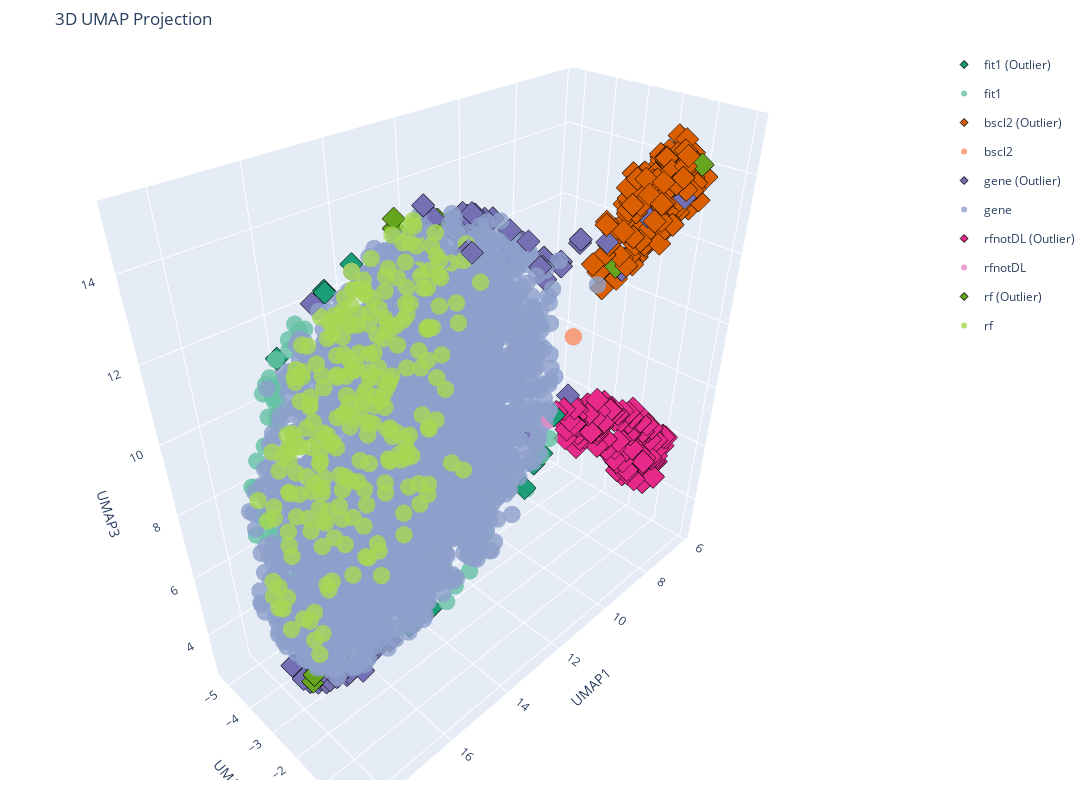

Here is the notebook cell this chart was saved with:
### Markdown cell above
### UMAP

We see very similar phenomena in the UMAP plot as in the PCA plot.

![image](plots/umap_3d_scatter.png)

### Code cell
from umap import UMAP


def perform_umap(data, n_components=3, n_neighbors=200, min_dist=0.8):
    """Perform UMAP dimensionality reduction on the input data."""
    umap_model = UMAP(
        n_components=n_components,
        n_neighbors=n_neighbors,
        min_dist=min_dist,
    )
    umap_result = umap_model.fit_transform(data)
    return umap_result


# Perform UMAP and create DataFrame
X_umap = perform_umap(df_data)
umap_df = create_dimension_reduction_df(X_umap, 3, "UMAP", df)

# Plot UMAP results
umap_fig = plot_3d_scatter(
    umap_df,
    "UMAP1",
    "UMAP2",
    "UMAP3",
    title="3D UMAP Projection",
    type_col="type",
    outlier_col="both_outlier",
    filename="plots/umap_3d_scatter",
)

### Figure 1 — Plotly figure (JSON) as saved in the notebook; plotly's stock layout.template omitted (floating-point values rounded to 4 significant figures; data arrays with more than 128 entries replaced by an {"elided": "..."} marker saying what was removed)
{"data": [{"customdata": [["fit1", 5, 1, 97, 3, 17.1, true, true, true], ["fit1", 7, 1, 145, 3, 15.71, true, true, true], ["fit1", 9, 1, 193, 4, 17.54, true, true, true], ["fit1", 15, 1, 337, 4, 15.23, true, true, true], ["fit1", 11, 1, 241, 6, 16.1, true, true, true], ["fit1", 3, 1, 49, 9, 15.9, true, true, true], ["fit1", 5, 1, 97, 9, 14.98, true, true, true], ["fit1", 7, 1, 145, 9, 15.8, true, true, true], ["fit1", 9, 1, 193, 9, 15.26, true, true, true], ["fit1", 11, 1, 241, 10, 15.27, true, true, true]], "hovertemplate": "<b>type</b>: %{customdata[0]}<br><b>row</b>: %{customdata[1]}<br><b>col</b>: %{customdata[2]}<br><b>well</b>: %{customdata[3]}<br><b>set</b>: %{customdata[4]}<br><b>euclidean_distance</b>: %{customdata[5]}<br><b>euclidean_outlier</b>: %{customdata[6]}<br><b>isolation_forest_outlier</b>: %{customdata[7]}<br><b>both_outlier</b>: %{customdata[8]}<br><extra></extra>", "legendgroup": "fit1 (Outlier)", "marker": {"color": "rgb(27,158,119)", "line": {"color": "black", "width": 1}, "opacity": 1, "size": 6, "symbol": "diamond"}, "mode": "markers", "name": "fit1 (Outlier)", "type": "scatter3d", "x": [15.25, 14.78, 15.41, 14.1, 15.12, 11.95, 11.93, 12.62, 11.65, 16.22], "y": [-2.012, -1.716, -3.922, -4.689, -4.364, -0.7577, -0.9983, -0.6632, -0.6919, -4.825], "z": [4.158, 4.666, 12.9, 12.84, 12.67, 8.534, 8.08, 7.915, 9.525, 11.25]}, {"customdata": {"elided": "78x9 mixed values"}, "hovertemplate": "<b>type</b>: %{customdata[0]}<br><b>row</b>: %{customdata[1]}<br><b>col</b>: %{customdata[2]}<br><b>well</b>: %{customdata[3]}<br><b>set</b>: %{customdata[4]}<br><b>euclidean_distance</b>: %{customdata[5]}<br><b>euclidean_outlier</b>: %{customdata[6]}<br><b>isolation_forest_outlier</b>: %{customdata[7]}<br><b>both_outlier</b>: %{customdata[8]}<br><extra></extra>", "legendgroup": "fit1", "marker": {"color": "rgb(102,194,165)", "line": {"color": "black", "width": 0}, "opacity": 0.8, "size": 6, "symbol": "circle"}, "mode": "markers", "name": "fit1", "type": "scatter3d", "x": [17.58, 18.04, 17.7, 18.15, 16.65, 17.07, 17.24, 16.86, 15.75, 16.13, 14.64, 15.17, 15.56, 16.91, 15.34, 13.91, 14.25, 14.63, 14.33, 13.91, 12.52, 13.26, 14.21, 14.8, 16.54, 16.85, 16.07, 16.08, 17.65, 17.12, 17.26, 17.77, 17.57, 16.25, 17.58, 15.16, 17.73, 16.97, 17.06, 18.21, 15.42, 14.56, 14.01, 17.83, 17.61, 18.04, 13.78, 17.4, 18.46, 18.21, 17.46, 18.03, 15.96, 17.28, 17.3, 16.86, 17.34, 15.64, 12.81, 11.96, 11.95, 12.12, 11.51, 16.75, 17.25, 16.82, 16.45, 16.76, 15.88, 16.67, 16.75, 16.97, 17.88, 16.24, 16.69, 15.94, 15.99, 16.65], "y": [-3.344, -3.146, -3.63, -2.99, -3.575, -3.557, -3.79, -4.161, -3.461, -3.885, -4.321, -3.589, -4.005, -3.211, -3.94, -4.229, -1.39, -1.286, -1.288, -1.215, -0.6956, -1.304, -4.534, -4.585, -4.359, -4.11, -3.82, -4.521, -3.408, -3.869, -4.352, -3.939, -3.919, -4.083, -3.815, -4.906, -3.913, -3.958, -4.467, -3.372, -4.611, -4.937, -5.146, -2.501, -2.13, -3.022, -2.345, -3.023, -2.627, -2.789, -2.836, -3.108, -1.599, -1.404, -2.521, -1.991, -2.128, -2.003, -4.005, -0.8581, -0.5557, -0.6357, -1.03, -4.281, -4.604, -4.434, -4.755, -4.73, -4.703, -4.119, -4.315, -3.919, -3.809, -4.22, -4.46, -4.244, -4.298, -4.101], "z": [8.008, 8.846, 5.1, 8.611, 11.48, 11.17, 10.72, 10.86, 11.78, 11.17, 10.25, 9.256, 10.26, 11.11, 10.01, 11.6, 5.593, 5.116, 5.439, 5.706, 7.808, 6.463, 11.02, 9.997, 10.96, 10.43, 12.33, 11.54, 10.39, 5.865, 7.031, 9.011, 7.956, 10.84, 6.636, 10.52, 8.186, 6.705, 8.494, 8.31, 10.7, 9.58, 10.68, 7.674, 8.089, 6.837, 10.25, 7.463, 6.515, 7.299, 8.268, 6.13, 6.026, 7.219, 6.875, 10.4, 10.08, 9.492, 12.2, 8.59, 9.081, 8.628, 9.327, 10.63, 9.109, 11.03, 10.69, 10.63, 10.79, 11.73, 10.06, 10.5, 9.2, 11.99, 11.13, 12.09, 12.23, 11.06]}, {"customdata": {"elided": "175x9 mixed values"}, "hovertemplate": "<b>type</b>: %{customdata[0]}<br><b>row</b>: %{customdata[1]}<br><b>col</b>: %{customdata[2]}<br><b>well</b>: %{customdata[3]}<br><b>set</b>: %{customdata[4]}<br><b>euclidean_distance</b>: %{customdata[5]}<br><b>euclidean_outlier</b>: %{customdata[6]}<br><b>isolation_forest_outlier</b>: %{customdata[7]}<br><b>both_outlier</b>: %{customdata[8]}<br><extra></extra>", "legendgroup": "bscl2 (Outlier)", "marker": {"color": "rgb(217,95,2)", "line": {"color": "black", "width": 1}, "opacity": 1, "size": 6, "symbol": "diamond"}, "mode": "markers", "name": "bscl2 (Outlier)", "type": "scatter3d", "x": {"elided": "175 float values"}, "y": {"elided": "175 float values"}, "z": {"elided": "175 float values"}}, {"customdata": [["bscl2", 15, 23, 359, 11, 12.91, false, false, false]], "hovertemplate": "<b>type</b>: %{customdata[0]}<br><b>row</b>: %{customdata[1]}<br><b>col</b>: %{customdata[2]}<br><b>well</b>: %{customdata[3]}<br><b>set</b>: %{customdata[4]}<br><b>euclidean_distance</b>: %{customdata[5]}<br><b>euclidean_outlier</b>: %{customdata[6]}<br><b>isolation_forest_outlier</b>: %{customdata[7]}<br><b>both_outlier</b>: %{customdata[8]}<br><extra></extra>", "legendgroup": "bscl2", "marker": {"color": "rgb(252,141,98)", "line": {"color": "black", "width": 0}, "opacity": 0.8, "size": 6, "symbol": "circle"}, "mode": "markers", "name": "bscl2", "type": "scatter3d", "x": [10.67], "y": [-1.059], "z": [11.07]}, {"customdata": {"elided": "100x9 mixed values"}, "hovertemplate": "<b>type</b>: %{customdata[0]}<br><b>row</b>: %{customdata[1]}<br><b>col</b>: %{customdata[2]}<br><b>well</b>: %{customdata[3]}<br><b>set</b>: %{customdata[4]}<br><b>euclidean_distance</b>: %{customdata[5]}<br><b>euclidean_outlier</b>: %{customdata[6]}<br><b>isolation_forest_outlier</b>: %{customdata[7]}<br><b>both_outlier</b>: %{customdata[8]}<br><extra></extra>", "legendgroup": "gene (Outlier)", "marker": {"color": "rgb(117,112,179)", "line": {"color": "black", "width": 1}, "opacity": 1, "size": 6, "symbol": "diamond"}, "mode": "markers", "name": "gene (Outlier)", "type": "scatter3d", "x": [7.411, 17.23, 17.35, 10.06, 16.84, 10.88, 11.65, 17.08, 17.52, 17.22, 10.1, 16.49, 10.78, 10.73, 15.86, 11.2, 17.17, 9.263, 16.96, 16.96, 17.44, 16.79, 10.97, 16.04, 12.58, 16.96, 17.41, 16.92, 11.85, 17.22, 17.27, 17.78, 17.22, 12.55, 17.6, 17.08, 17.45, 9.975, 17.41, 11.25, 10.45, 11.54, 12.28, 17.16, 16.91, 11.37, 12.99, 14.56, 9.703, 11.35, 17.31, 11.98, 16.95, 11.15, 15.3, 12.39, 8.943, 16.8, 11.16, 8.291, 17.43, 17.4, 16.59, 16.75, 17.86, 16.16, 11.27, 11.61, 12.92, 17.57, 16.75, 15.84, 15.97, 16.71, 12.51, 16.54, 15.1, 16.14, 16.07, 11.44, 10.94, 16.61, 12.41, 11.36, 16.23, 17.65, 17.62, 17.22, 11.82, 12.22, 11.92, 11.53, 16.73, 17.03, 11.64, 11.24, 10.55, 17.35, 17.34, 16.67], "y": [-0.5418, -3.204, -3.357, -1.524, -3.345, -2.958, -3.487, -2.875, -3.528, -2.516, -1.518, -3.589, -1.897, -2.002, -2.071, -3.839, -3.2, -0.8859, -2.496, -2.377, -3.137, -3.067, -3.221, -3.807, -3.677, -3.88, -3.152, -3.03, -3.338, -3.361, -2.481, -3.201, -3.847, -3.664, -3.364, -3.201, -3.361, -1.599, -3.025, -1.651, -1.731, -2.997, -2.752, -3.372, -2.55, -1.932, -2.043, -2.352, -1.048, -3.706, -2.736, -2.951, -3.707, -2.289, -4.625, -2.748, -0.5793, -3.521, -1.671, -0.09669, -2.772, -3.0, -3.024, -2.584, -3.492, -2.986, -4.132, -3.904, -3.58, -3.614, -3.454, -4.022, -3.862, -3.088, -4.029, -3.386, -3.236, -2.387, -2.404, -1.504, -2.147, -3.706, -3.681, -3.023, -3.657, -3.126, -3.456, -2.927, -2.823, -2.862, -3.401, -2.338, -2.108, -3.506, -3.388, -2.707, -1.642, -3.282, -2.866, -3.708], "z": [14.43, 2.924, 3.07, 13.14, 3.487, 12.84, 13.48, 3.505, 4.075, 3.481, 8.947, 3.696, 12.27, 12.76, 4.058, 12.47, 3.284, 12.34, 3.326, 3.514, 3.21, 3.143, 10.69, 3.839, 13.7, 4.222, 2.847, 3.349, 13.7, 3.012, 3.536, 3.279, 3.57, 13.74, 3.254, 3.52, 3.365, 13.01, 3.228, 8.184, 12.66, 12.7, 14.05, 3.219, 3.572, 13.38, 13.61, 4.74, 13.12, 13.01, 3.229, 13.88, 3.574, 13.17, 12.33, 13.24, 13.64, 3.266, 12.79, 14.02, 3.65, 3.12, 3.575, 3.223, 3.6, 3.399, 11.5, 13.01, 14.17, 3.407, 3.375, 4.806, 4.027, 3.722, 13.68, 3.91, 4.629, 3.645, 3.777, 12.94, 12.72, 3.933, 12.61, 13.59, 3.694, 3.108, 3.083, 3.317, 13.77, 13.87, 13.77, 13.56, 3.632, 3.39, 13.42, 12.73, 12.61, 3.835, 3.06, 4.201]}, {"customdata": {"elided": "3420x9 mixed values"}, "hovertemplate": "<b>type</b>: %{customdata[0]}<br><b>row</b>: %{customdata[1]}<br><b>col</b>: %{customdata[2]}<br><b>well</b>: %{customdata[3]}<br><b>set</b>: %{customdata[4]}<br><b>euclidean_distance</b>: %{customdata[5]}<br><b>euclidean_outlier</b>: %{customdata[6]}<br><b>isolation_forest_outlier</b>: %{customdata[7]}<br><b>both_outlier</b>: %{customdata[8]}<br><extra></extra>", "legendgroup": "gene", "marker": {"color": "rgb(141,160,203)", "line": {"color": "black", "width": 0}, "opacity": 0.8, "size": 6, "symbol": "circle"}, "mode": "markers", "name": "gene", "type": "scatter3d", "x": {"elided": "3420 float values"}, "y": {"elided": "3420 float values"}, "z": {"elided": "3420 float values"}}, {"customdata": {"elided": "175x9 mixed values"}, "hovertemplate": "<b>type</b>: %{customdata[0]}<br><b>row</b>: %{customdata[1]}<br><b>col</b>: %{customdata[2]}<br><b>well</b>: %{customdata[3]}<br><b>set</b>: %{customdata[4]}<br><b>euclidean_distance</b>: %{customdata[5]}<br><b>euclidean_outlier</b>: %{customdata[6]}<br><b>isolation_forest_outlier</b>: %{customdata[7]}<br><b>both_outlier</b>: %{customdata[8]}<br><extra></extra>", "legendgroup": "rfnotDL (Outlier)", "marker": {"color": "rgb(231,41,138)", "line": {"color": "black", "width": 1}, "opacity": 1, "size": 6, "symbol": "diamond"}, "mode": "markers", "name": "rfnotDL (Outlier)", "type": "scatter3d", "x": {"elided": "175 float values"}, "y": {"elided": "175 float values"}, "z": {"elided": "175 float values"}}, {"customdata": [["rfnotDL", 2, 24, 48, 10, 14.06, false, true, false]], "hovertemplate": "<b>type</b>: %{customdata[0]}<br><b>row</b>: %{customdata[1]}<br><b>col</b>: %{customdata[2]}<br><b>well</b>: %{customdata[3]}<br><b>set</b>: %{customdata[4]}<br><b>euclidean_distance</b>: %{customdata[5]}<br><b>euclidean_outlier</b>: %{customdata[6]}<br><b>isolation_forest_outlier</b>: %{customdata[7]}<br><b>both_outlier</b>: %{customdata[8]}<br><extra></extra>", "legendgroup": "rfnotDL", "marker": {"color": "rgb(231,138,195)", "line": {"color": "black", "width": 0}, "opacity": 0.8, "size": 6, "symbol": "circle"}, "mode": "markers", "name": "rfnotDL", "type": "scatter3d", "x": [10.83], "y": [-1.473], "z": [8.582]}, {"customdata": {"elided": "15x9 mixed values"}, "hovertemplate": "<b>type</b>: %{customdata[0]}<br><b>row</b>: %{customdata[1]}<br><b>col</b>: %{customdata[2]}<br><b>well</b>: %{customdata[3]}<br><b>set</b>: %{customdata[4]}<br><b>euclidean_distance</b>: %{customdata[5]}<br><b>euclidean_outlier</b>: %{customdata[6]}<br><b>isolation_forest_outlier</b>: %{customdata[7]}<br><b>both_outlier</b>: %{customdata[8]}<br><extra></extra>", "legendgroup": "rf (Outlier)", "marker": {"color": "rgb(102,166,30)", "line": {"color": "black", "width": 1}, "opacity": 1, "size": 6, "symbol": "diamond"}, "mode": "markers", "name": "rf (Outlier)", "type": "scatter3d", "x": [13.37, 12.48, 11.78, 12.6, 12.33, 17.33, 17.45, 17.11, 12.47, 9.471, 7.737, 17.69, 17.79, 13.49, 17.63], "y": [-4.053, -4.654, -3.626, -4.262, -3.786, -3.514, -2.921, -3.533, -4.401, -0.9229, -0.103, -2.908, -2.609, -3.896, -3.641], "z": [13.64, 12.17, 13.31, 13.24, 13.62, 4.468, 3.5, 3.795, 13.17, 12.48, 14.63, 3.357, 3.982, 13.95, 5.029]}, {"customdata": {"elided": "249x9 mixed values"}, "hovertemplate": "<b>type</b>: %{customdata[0]}<br><b>row</b>: %{customdata[1]}<br><b>col</b>: %{customdata[2]}<br><b>well</b>: %{customdata[3]}<br><b>set</b>: %{customdata[4]}<br><b>euclidean_distance</b>: %{customdata[5]}<br><b>euclidean_outlier</b>: %{customdata[6]}<br><b>isolation_forest_outlier</b>: %{customdata[7]}<br><b>both_outlier</b>: %{customdata[8]}<br><extra></extra>", "legendgroup": "rf", "marker": {"color": "rgb(166,216,84)", "line": {"color": "black", "width": 0}, "opacity": 0.8, "size": 6, "symbol": "circle"}, "mode": "markers", "name": "rf", "type": "scatter3d", "x": {"elided": "249 float values"}, "y": {"elided": "249 float values"}, "z": {"elided": "249 float values"}}], "layout": {"height": 800, "margin": {"b": 20, "l": 20, "pad": 4, "r": 20, "t": 50}, "scene": {"xaxis": {"title": {"text": "UMAP1"}}, "yaxis": {"title": {"text": "UMAP2"}}, "zaxis": {"title": {"text": "UMAP3"}}}, "showlegend": true, "title": {"text": "3D UMAP Projection"}, "width": 1200}}
